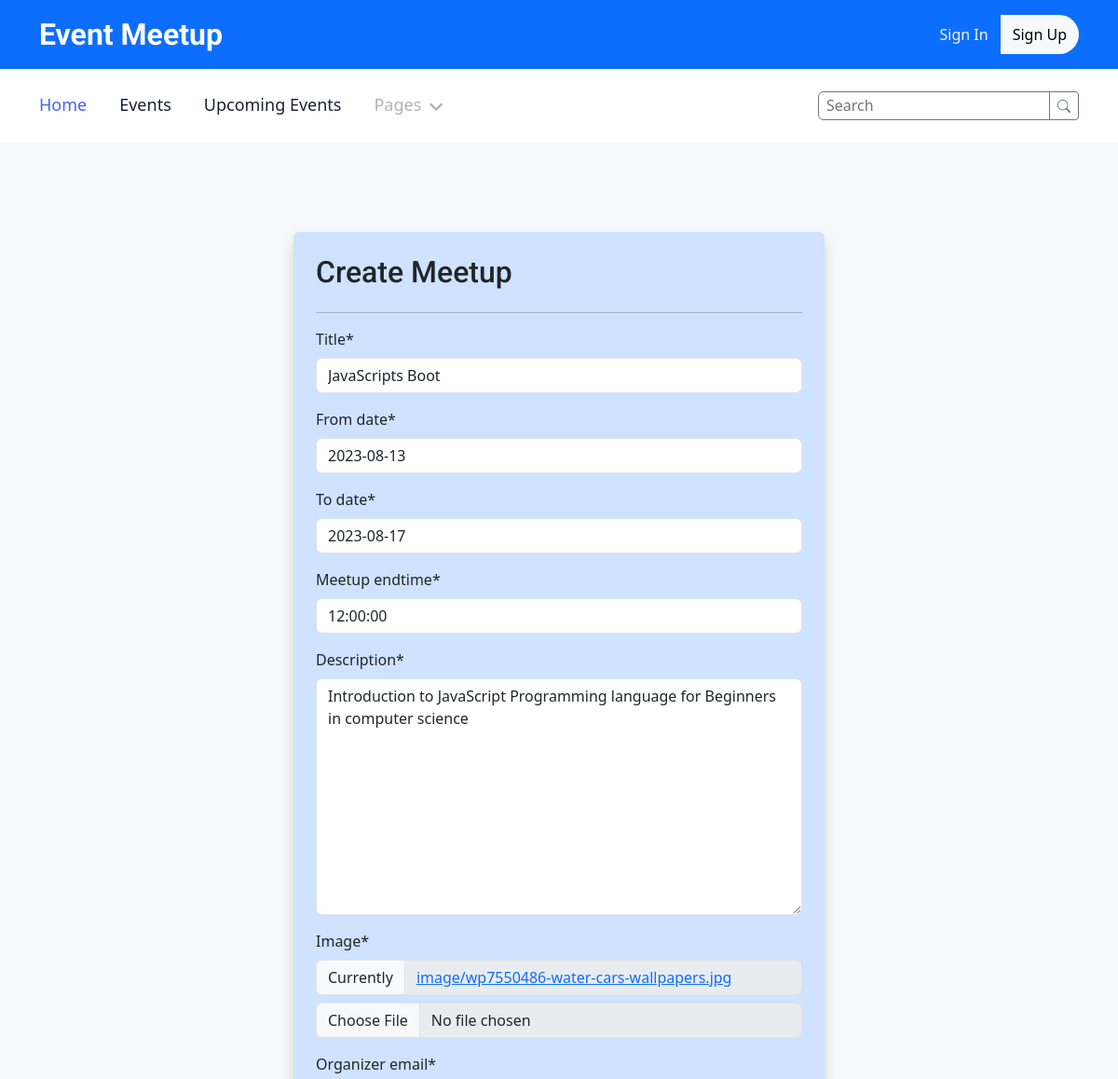
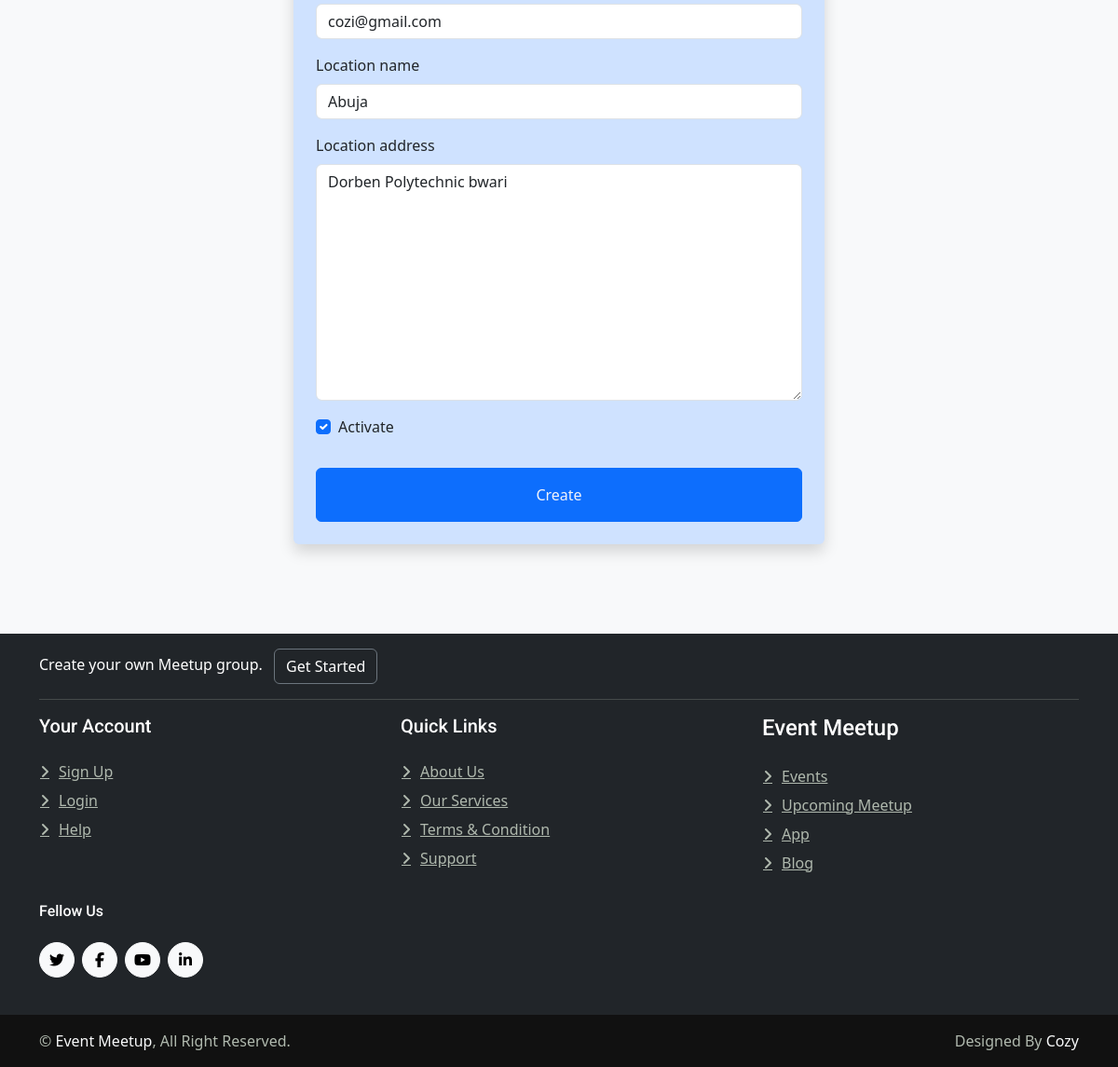
Page /meetup-update/3 on the committed database (2 pictures, top to bottom).
### meetup/models.py (models this page shows, shortened)
class Meetup(models.Model):
    user = models.ForeignKey(myUser, on_delete=models.CASCADE, blank=True, null=True)
    organizer_email = models.EmailField(max_length=254, null=True)
    title = models.CharField(max_length=500)
    slug = models.SlugField(unique=True)
    description = models.TextField()
    image = models.ImageField(upload_to='image')
    location_name = models.CharField( max_length=50, blank=True,null=True)
    location_address = models.TextField(blank=True, null=True)
    location = models.ForeignKey(Location, on_delete=models.CASCADE, null=True)
    participant =models.ManyToManyField(Participant, blank=True)
    meetup_speakers =models.ManyToManyField(Speaker, blank=True)
    activate = models.BooleanField(default=True)
    meetup_time = models.DateTimeField(auto_now_add=True)
    meetup_date = models.DateField(blank=True, null=True)
    meetup_endtime = models.TimeField()
    from_date = models.DateField()
    to_date = models.DateField()

### meetup/views.py (the view, shortened to what this page needs)
# urls.py: path('meetup-update/<int:pk>',MeetupUpdate.as_view(), name='meetup_update'),
class MeetupUpdate(SuccessMessageMixin, UpdateView):
    model = Meetup
    form_class = UseMeetupForm
    template_name = "meetup/meetup_form.html"
    success_url = reverse_lazy('meetup-index')
    success_message = "meetup is successfully updated"

### meetup/forms.py
class UseMeetupForm(forms.ModelForm):
    class Meta:
        model = Meetup
        fields = [ 'title', 'from_date', 'to_date',
                   'meetup_endtime', 'description', 'image', 'organizer_email',
                   'location_name', 'location_address', 'activate',
                ]
        widgets={
           'title':forms.TextInput(attrs={'placeholder':'Enter meetup title'}),
           'from_date':forms.DateInput(attrs={'placeholder':'yyyy-mm-dd'}),
           'to_date':forms.DateInput(attrs={'placeholder':'yyyy-mm-dd'}),
           'meetup_endtime':forms.TimeInput(attrs={'placeholder':'18:30:00'}),
           'description':forms.Textarea(attrs={'placeholder':'Enter meetup description'}),
           'organizer_email':forms.EmailInput(attrs={'placeholder':'Enter email'}),
           'location_name':forms.TextInput(attrs={'placeholder':'Meetup location'}),
           'location_address':forms.Textarea(attrs={'placeholder':'Meetup location address'}),
        }

### meetup/templates/meetup/meetup_form.html (shortened to what this page needs)
{% extends 'meetup/partials/base.html' %}
{% load crispy_forms_tags %}
{% block content %}
    <div class="container-xxl py-5">
        <div class="container">
            <div class="row mt-5 justify-content-center">
                <div class="col-lg-6 wow fadeInUp shadow bg-primary-subtle rounded p-4" data-wow-delay="0.5s">
                    <h2 class="mb-4">Create Meetup</h2>
                    <hr>
                    <form method="POST" class="row g-3" enctype="multipart/form-data">
                       <div class="">
                          {{form|crispy}}
                       </div>
                        <div class="col-12 text-center">
                            <button class="btn btn-primary w-100 py-3" type="submit">Create</button>
                        </div>
                    </form>
                </div>
            </div>
        </div>
    </div>
{% endblock content %}

### meetup/static/meetup/css/style.css (style rules this page uses)
:root { --primary: #4761FF; --secondary: #555555; --light: #F1F3FA; --dark: #1C2035; }
.btn { transition: .5s; font-weight: 500; }
.btn-primary, .btn-outline-primary:hover { color: var(--light); }

### rows in the picture
Meetup: title "JavaScripts Boot", from_date "2023-08-13", to_date "2023-08-17", meetup_endtime "12:00:00", description "Introduction to JavaScript Programming language for Beginners in computer science", organizer_email "cozi@gmail.com", location_name "Abuja", location_address "Dorben Polytechnic bwari", activate "☑"
